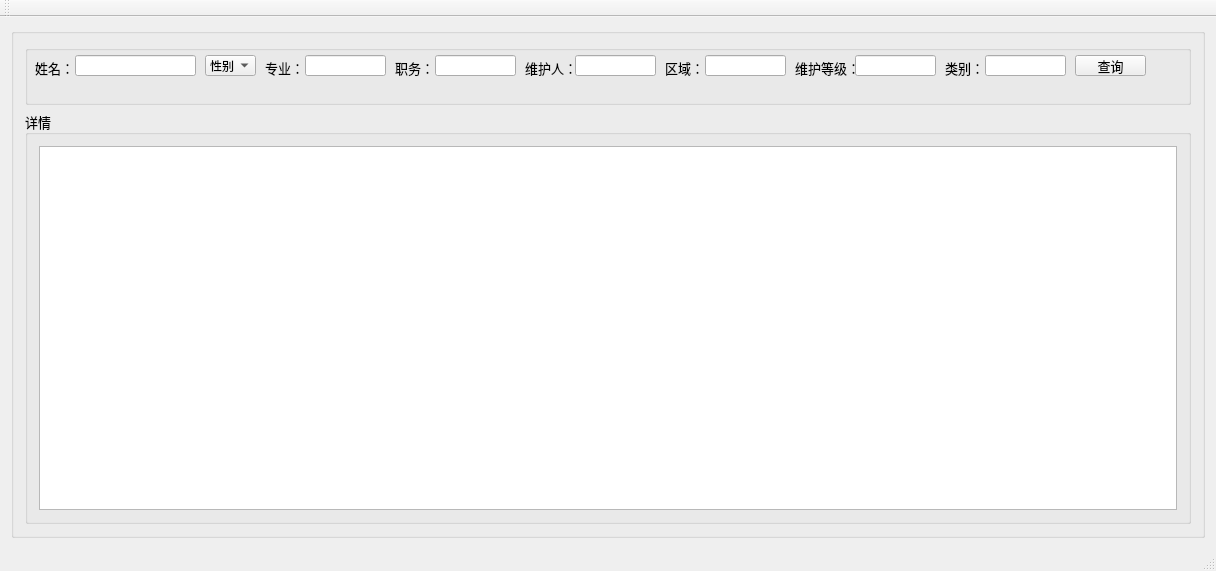
<?xml version="1.0" encoding="UTF-8"?>
<ui version="4.0">
 <class>CustWindow</class>
 <widget class="QMainWindow" name="CustWindow">
  <property name="geometry">
   <rect>
    <x>0</x>
    <y>0</y>
    <width>1216</width>
    <height>571</height>
   </rect>
  </property>
  <property name="windowTitle">
   <string>客户详单</string>
  </property>
  <property name="unifiedTitleAndToolBarOnMac">
   <bool>false</bool>
  </property>
  <widget class="QWidget" name="centralWidget">
   <layout class="QVBoxLayout" name="verticalLayout_2">
    <item>
     <widget class="QGroupBox" name="container">
      <property name="enabled">
       <bool>true</bool>
      </property>
      <property name="sizePolicy">
       <sizepolicy hsizetype="Preferred" vsizetype="Preferred">
        <horstretch>0</horstretch>
        <verstretch>0</verstretch>
       </sizepolicy>
      </property>
      <property name="font">
       <font>
        <family>宋体</family>
        <pointsize>10</pointsize>
       </font>
      </property>
      <property name="title">
       <string/>
      </property>
      <layout class="QVBoxLayout" name="verticalLayout">
       <item>
        <widget class="QueryBox" name="queryBox">
         <property name="enabled">
          <bool>true</bool>
         </property>
         <property name="maximumSize">
          <size>
           <width>16777215</width>
           <height>60</height>
          </size>
         </property>
         <property name="title">
          <string/>
         </property>
         <widget class="QLabel" name="nameLabel">
          <property name="geometry">
           <rect>
            <x>10</x>
            <y>10</y>
            <width>39</width>
            <height>26</height>
           </rect>
          </property>
          <property name="text">
           <string>姓名：</string>
          </property>
         </widget>
         <widget class="QLineEdit" name="nameEdit">
          <property name="geometry">
           <rect>
            <x>50</x>
            <y>10</y>
            <width>121</width>
            <height>21</height>
           </rect>
          </property>
         </widget>
         <widget class="QComboBox" name="genCombo">
          <property name="geometry">
           <rect>
            <x>180</x>
            <y>10</y>
            <width>51</width>
            <height>21</height>
           </rect>
          </property>
          <property name="font">
           <font>
            <pointsize>9</pointsize>
           </font>
          </property>
          <item>
           <property name="text">
            <string>性别</string>
           </property>
          </item>
          <item>
           <property name="text">
            <string>男</string>
           </property>
          </item>
          <item>
           <property name="text">
            <string>女</string>
           </property>
          </item>
         </widget>
         <widget class="QLabel" name="posLabel">
          <property name="geometry">
           <rect>
            <x>370</x>
            <y>10</y>
            <width>39</width>
            <height>26</height>
           </rect>
          </property>
          <property name="text">
           <string>职务：</string>
          </property>
         </widget>
         <widget class="QLineEdit" name="posEdit">
          <property name="geometry">
           <rect>
            <x>410</x>
            <y>10</y>
            <width>81</width>
            <height>21</height>
           </rect>
          </property>
         </widget>
         <widget class="QLabel" name="mainPepLabel">
          <property name="geometry">
           <rect>
            <x>500</x>
            <y>10</y>
            <width>51</width>
            <height>26</height>
           </rect>
          </property>
          <property name="text">
           <string>维护人：</string>
          </property>
         </widget>
         <widget class="QLineEdit" name="mainPepEdit">
          <property name="geometry">
           <rect>
            <x>550</x>
            <y>10</y>
            <width>81</width>
            <height>21</height>
           </rect>
          </property>
         </widget>
         <widget class="QLabel" name="areaLabel">
          <property name="geometry">
           <rect>
            <x>640</x>
            <y>10</y>
            <width>51</width>
            <height>26</height>
           </rect>
          </property>
          <property name="text">
           <string>区域：</string>
          </property>
         </widget>
         <widget class="QLineEdit" name="areaEdit">
          <property name="geometry">
           <rect>
            <x>680</x>
            <y>10</y>
            <width>81</width>
            <height>21</height>
           </rect>
          </property>
         </widget>
         <widget class="QLabel" name="mainLevLabel">
          <property name="geometry">
           <rect>
            <x>770</x>
            <y>10</y>
            <width>61</width>
            <height>26</height>
           </rect>
          </property>
          <property name="text">
           <string>维护等级：</string>
          </property>
         </widget>
         <widget class="QLineEdit" name="mainLevEdit">
          <property name="geometry">
           <rect>
            <x>830</x>
            <y>10</y>
            <width>81</width>
            <height>21</height>
           </rect>
          </property>
          <property name="text">
           <string/>
          </property>
         </widget>
         <widget class="QPushButton" name="queryButton">
          <property name="geometry">
           <rect>
            <x>1050</x>
            <y>10</y>
            <width>71</width>
            <height>21</height>
           </rect>
          </property>
          <property name="mouseTracking">
           <bool>false</bool>
          </property>
          <property name="text">
           <string>查询</string>
          </property>
         </widget>
         <widget class="QLineEdit" name="cateEdit">
          <property name="geometry">
           <rect>
            <x>960</x>
            <y>10</y>
            <width>81</width>
            <height>21</height>
           </rect>
          </property>
          <property name="text">
           <string/>
          </property>
         </widget>
         <widget class="QLabel" name="cateLabel">
          <property name="geometry">
           <rect>
            <x>920</x>
            <y>10</y>
            <width>61</width>
            <height>26</height>
           </rect>
          </property>
          <property name="text">
           <string>类别：</string>
          </property>
         </widget>
         <widget class="QLineEdit" name="specEdit">
          <property name="geometry">
           <rect>
            <x>280</x>
            <y>10</y>
            <width>81</width>
            <height>21</height>
           </rect>
          </property>
         </widget>
         <widget class="QLabel" name="specLabel">
          <property name="geometry">
           <rect>
            <x>240</x>
            <y>10</y>
            <width>39</width>
            <height>26</height>
           </rect>
          </property>
          <property name="text">
           <string>专业：</string>
          </property>
         </widget>
        </widget>
       </item>
       <item>
        <widget class="QGroupBox" name="detailBox">
         <property name="font">
          <font>
           <family>宋体</family>
           <pointsize>10</pointsize>
          </font>
         </property>
         <property name="title">
          <string>详情</string>
         </property>
         <layout class="QHBoxLayout" name="horizontalLayout_2">
          <item>
           <widget class="QTableView" name="custTable">
            <property name="enabled">
             <bool>true</bool>
            </property>
            <property name="sizePolicy">
             <sizepolicy hsizetype="Preferred" vsizetype="Preferred">
              <horstretch>0</horstretch>
              <verstretch>0</verstretch>
             </sizepolicy>
            </property>
            <property name="font">
             <font>
              <family>宋体</family>
              <pointsize>10</pointsize>
             </font>
            </property>
            <property name="mouseTracking">
             <bool>false</bool>
            </property>
            <property name="focusPolicy">
             <enum>Qt::ClickFocus</enum>
            </property>
            <property name="contextMenuPolicy">
             <enum>Qt::ActionsContextMenu</enum>
            </property>
            <property name="autoFillBackground">
             <bool>false</bool>
            </property>
            <property name="sortingEnabled">
             <bool>true</bool>
            </property>
            <property name="wordWrap">
             <bool>false</bool>
            </property>
           </widget>
          </item>
         </layout>
        </widget>
       </item>
      </layout>
     </widget>
    </item>
   </layout>
  </widget>
  <widget class="QToolBar" name="mainToolBar">
   <attribute name="toolBarArea">
    <enum>TopToolBarArea</enum>
   </attribute>
   <attribute name="toolBarBreak">
    <bool>false</bool>
   </attribute>
  </widget>
  <widget class="QStatusBar" name="statusBar"/>
  <action name="insertRowAction">
   <property name="text">
    <string>&amp;插入</string>
   </property>
   <property name="toolTip">
    <string>插入新行</string>
   </property>
  </action>
  <action name="deleteRowAction">
   <property name="text">
    <string>&amp;删除</string>
   </property>
   <property name="toolTip">
    <string>删除该行</string>
   </property>
  </action>
  <action name="copyRowsAction">
   <property name="text">
    <string>&amp;复制行</string>
   </property>
   <property name="toolTip">
    <string>拷贝行所有单元格</string>
   </property>
  </action>
 </widget>
 <layoutdefault spacing="6" margin="11"/>
 <customwidgets>
  <customwidget>
   <class>QueryBox</class>
   <extends>QGroupBox</extends>
   <header location="global">querybox.h</header>
   <container>1</container>
  </customwidget>
 </customwidgets>
 <tabstops>
  <tabstop>nameEdit</tabstop>
  <tabstop>custTable</tabstop>
 </tabstops>
 <resources/>
 <connections/>
</ui>
